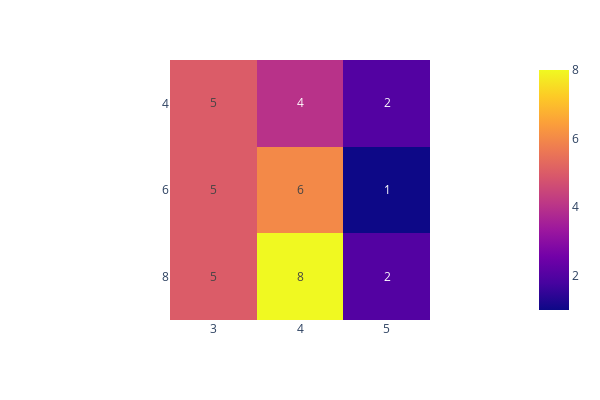

Notebook code cell kept with this figure:
### Code cell
fig = px.imshow(data, width=600, height=400,x=gearCylCount.gear.unique().tolist(), y=gearCylCount.cyl.tolist(), text_auto=True)
fig.show()

### Figure 1 — Plotly figure (JSON) as saved in the notebook; plotly's stock layout.template omitted (floating-point values rounded to 4 significant figures)
{"data": [{"coloraxis": "coloraxis", "hovertemplate": "x: %{x}<br>y: %{y}<br>color: %{z}<extra></extra>", "name": "0", "texttemplate": "%{z}", "type": "heatmap", "x": ["3", "4", "5"], "xaxis": "x", "y": ["4", "6", "8", "4", "6", "4", "6", "8"], "yaxis": "y", "z": [["3", "4", 1], ["3", "6", 2], ["3", "8", 12], ["4", "4", 8], ["4", "6", 4], ["5", "4", 2], ["5", "6", 1], ["5", "8", 2]]}], "layout": {"coloraxis": {"colorscale": [[0, "#0d0887"], [0.1111, "#46039f"], [0.2222, "#7201a8"], [0.3333, "#9c179e"], [0.4444, "#bd3786"], [0.5556, "#d8576b"], [0.6667, "#ed7953"], [0.7778, "#fb9f3a"], [0.8889, "#fdca26"], [1, "#f0f921"]]}, "height": 400, "margin": {"t": 60}, "width": 600, "xaxis": {"anchor": "y", "autorange": true, "constrain": "domain", "domain": [0.2045, 0.7955], "range": [-0.5, 2.5], "scaleanchor": "y", "type": "category"}, "yaxis": {"anchor": "x", "autorange": true, "constrain": "domain", "domain": [0, 1], "range": [2.5, -0.5], "type": "category"}}}
